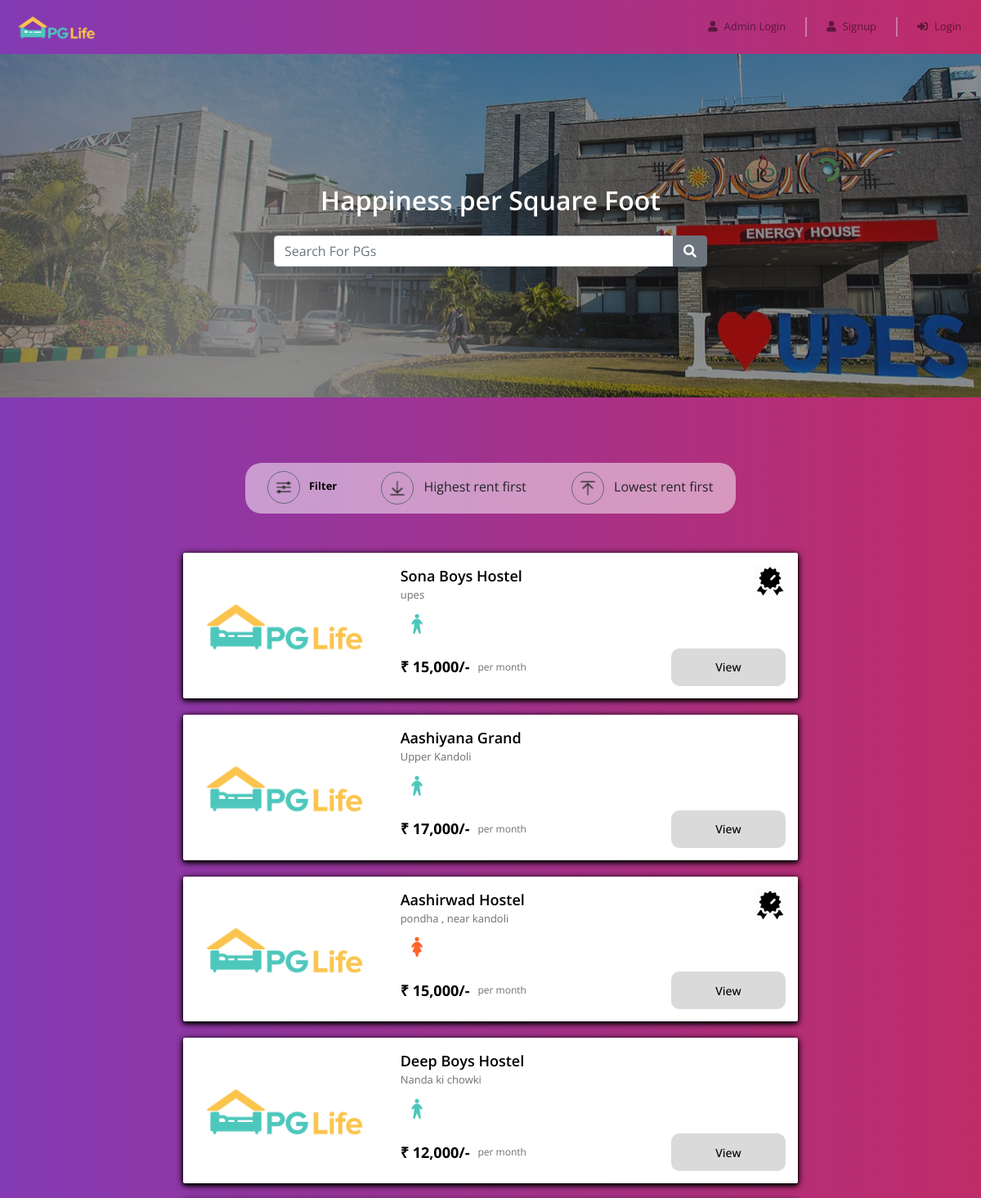
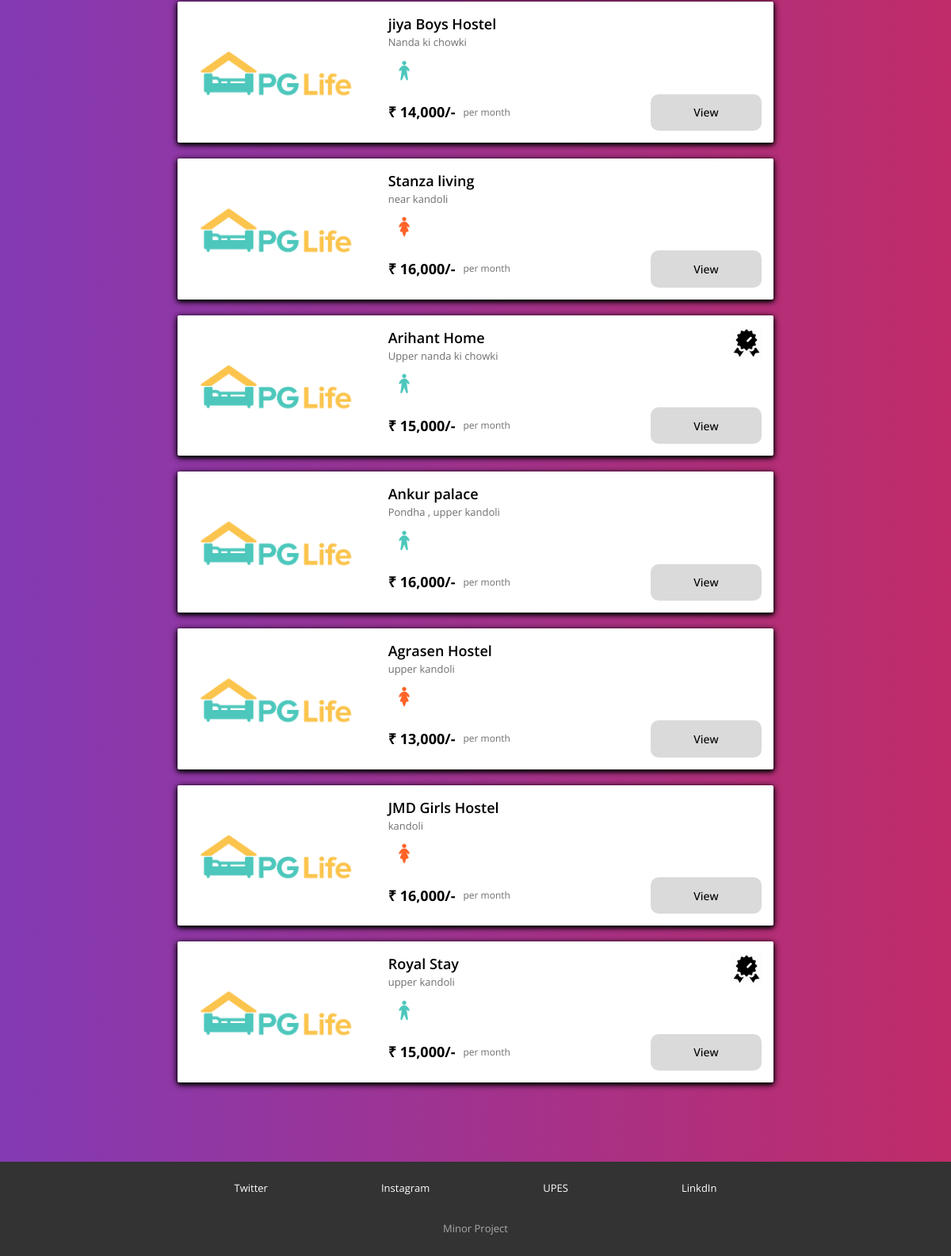
The page / on the database its author committed (2 pictures, top to bottom).
### tables this page shows
CREATE TABLE `properties` (
  `id` tinyint(125) UNSIGNED NOT NULL,
  `name` varchar(255) NOT NULL,
  `address` text NOT NULL,
  `gender` varchar(255) NOT NULL,
  `rent` int(255) NOT NULL,
  `approve` tinyint(1) NOT NULL DEFAULT 0
);

### property_list.php (the view, shortened to what this page needs)
<?php
require "includes/database_connect.php";
$sql_1 = "SELECT * FROM properties";
$result_1 = mysqli_query($conn, $sql_1);
$properties = mysqli_fetch_all($result_1, MYSQLI_ASSOC);
?>
<div class="page-container">
    <div class="filter-bar row justify-content-around a1" style="margin:auto; max-width:600px; font-weight: bold;">
        <div class="col-auto" style="margin: 10px;" data-toggle="modal" data-target="#filter-modal">
            <img src="img/filter.png" alt="filter" />
            <span>Filter</span>
        </div>
        <div class="col-auto" style="margin: 10px;">
            <a class="btn" style="padding: 0rem;" href="filter1.php?order=1">
                <img src="img/desc.png" alt="sort-asc" />
                <span>Highest rent first</span>
            </a>
        </div>
        <div class="col-auto" style="margin: 10px;">
            <a class="btn" style="padding: 0rem;" href="filter1.php?order=2">
                <img src="img/asc.png" alt="sort-desc" />
                <span>Lowest rent first</span>
            </a>
        </div>
    </div>
    <br /><br />
    <?php
    foreach ($properties as $property) {
    ?>
        <div class="property-card property-id-<?= $property['id'] ?> row">
            <div class="image-container col-md-4" style="margin: auto;">
                <img src="admin/img/properties/profile<?= $property['id'] ?>.png" />
            </div>
            <div class="content-container col-md-8">
                <div class="row no-gutters">
                    <div class="detail-container col-11">
                        <div class="property-name"><?= $property['name'] ?></div>
                        <div class="property-address"><?= $property['address'] ?></div>
                        <div class="property-gender">
                            <?php
                            if ($property['gender'] == "male") {
                            ?>
                                <img src="img/male.png" />
                            <?php
                            } else {
                            ?>
                                <img src="img/female.png" />
                            <?php
                            }
                            ?>
                        </div>
                    </div>
                    <div class="button-container col-1">
                        <?php
                        if ($property['approve'] == 1) {
                        ?>
                            <img src="img/approve.gif" style="width:40px">
                        <?php
                        }
                        ?>
                    </div>
                </div>
                <div class="row no-gutters">
                    <div class="rent-container col-9">
                        <div class="rent">₹ <?= number_format($property['rent']) ?>/-</div>
                        <div class="rent-unit">per month</div>
                    </div>
                    <div class="button-container col-3">
                        <a href="property_detail.php?property_id=<?= $property['id'] ?>" class="b btn">View</a>
                    </div>
                </div>
            </div>
        </div>
    <?php
    }
    ?>
</div>

### admin/css/common.css (style rules this page uses)
* { box-sizing: border-box; font-family: 'Open Sans', sans-serif; }
body { color: #ffffff00; font-size: 16px; position: relative; }
.page-container { max-width: 800px; padding: 80px 24px; margin: auto; }

### css/property_list.css (style rules this page uses)
.filter-bar > div { cursor: pointer; font-size: 13px; text-align: center; margin-bottom: 16px; }
.filter-bar img { width: 40px; height: 40px; border-radius: 40px; border: 1px solid #646870; padding: 6px; margin-right: 8px; }
.property-card { background-color: #ffffff; border-radius: 2px; padding: 15px 0px; margin: 0px auto 20px; box-shadow: 0 2px 5px 0 rgba(0, 0, 0, 0.16), 0 2px 10px 0 rgba(0, 0, 0, 0.12); }
.image-container { text-align: center; }
.image-container img { width: 100%; max-width: 300px; }
.detail-container { padding-bottom: 10px; }
.property-name { font-size: 18px; font-weight: 600; }
.property-address { color: #6f6f6f; font-size: 13px; padding-bottom: 5px; }
.property-gender img { width: 40px; }
.rent-container { display: flex; align-items: center; }
.rent { font-size: 18px; font-weight: bold; padding-right: 10px; }
.rent-unit { color: #6f6f6f; font-size: 12px; }
.button-container .btn { font-size: 14px; border-radius: 0px; width: 140px; float: right; }

### css/extra.css (style rules this page uses)
.b { padding: 0.9em 1.6em; border: none; outline: none; color: rgb(0, 0, 0); font-family: inherit; font-weight: 500; font-size: 17px; cursor: pointer; position: relative; z-index: 0; border-radius: 12px; }
.b::after { content: ""; z-index: -1; position: absolute; width: 100%; height: 100%; background-color: rgb(218, 218, 218); color: #FFF; left: 0; top: 0; border-radius: 10px; }
.b::before { content: ""; background: linear-gradient( 45deg, #FF0000, #002BFF, #FF00C8, #002BFF, #FF0000, #002BFF, #FF00C8, #002BFF); position: absolute; top: -2px; left: -2px; background-size: 600%; z-index: -1; width: calc(100% + 4px); height: calc(100% + 4px); filter: blur(8px); animation: glowing 20s linear infinite; transition: opacity .3s ease-in-out; border-radius: 10px; opacity: 0; }
body { color: white; background: linear-gradient( to right, #833ab4, #fd1d1d, #fcb045); background-size: 400% 400%; animation: animate-background 50s infinite ease-in-out; }
.a1 { background-color: #ffffff80; border-radius: 20px; }
.property-card { box-shadow: 0 2px 5px 0 rgb(0, 0, 0), 0 2px 10px 0 rgb(0, 0, 0); }

### rows shown on the page
properties: name "Sona Boys Hostel", address "upes", approve 1 (drawn), rent "15,000"
properties: name "Aashiyana Grand", address "Upper Kandoli", rent "17,000"
properties: name "Aashirwad Hostel", address "pondha , near kandoli", approve 1 (drawn), rent "15,000"
properties: name "Deep Boys Hostel", address "Nanda ki chowki", rent "12,000"
properties: name "jiya Boys Hostel", address "Nanda ki chowki", rent "14,000"
properties: name "Stanza living", address "near kandoli", rent "16,000"
properties: name "Arihant Home", address "Upper nanda ki chowki", approve 1 (drawn), rent "15,000"
properties: name "Ankur palace", address "Pondha , upper kandoli", rent "16,000"
properties: name "Agrasen Hostel", address "upper kandoli", rent "13,000"
properties: name "JMD Girls Hostel", address "kandoli", rent "16,000"
properties: name "Royal Stay", address "upper kandoli", approve 1 (drawn), rent "15,000"
